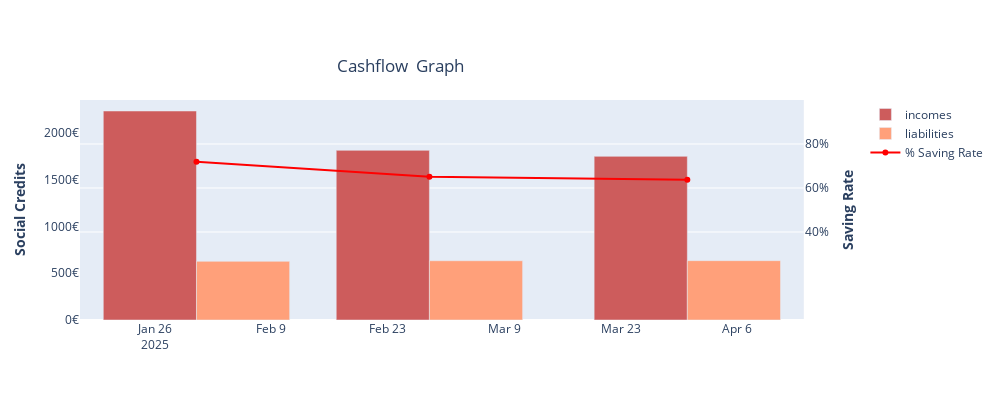

Notebook code cell kept with this figure:
### Code cell
fig_cashflow = FinPlot.plot_cashflow(df_m_cashflow)
fig_cashflow.show()

### Figure 1 — Plotly figure (JSON) as saved in the notebook; plotly's stock layout.template omitted (floating-point values rounded to 4 significant figures)
{"data": [{"marker": {"color": "indianred"}, "name": "incomes", "type": "bar", "x": ["2025-01-31T00:00:00", "2025-02-28T00:00:00", "2025-03-31T00:00:00"], "xaxis": "x", "y": [2231, 1811, 1747.0], "yaxis": "y"}, {"marker": {"color": "lightsalmon"}, "name": "liabilities", "type": "bar", "x": ["2025-01-31T00:00:00", "2025-02-28T00:00:00", "2025-03-31T00:00:00"], "xaxis": "x", "y": [626.0, 632.6, 633.4], "yaxis": "y"}, {"line": {"color": "red"}, "name": "% Saving Rate", "type": "scatter", "x": ["2025-01-31T00:00:00", "2025-02-28T00:00:00", "2025-03-31T00:00:00"], "xaxis": "x", "y": [71.94, 65.07, 63.74], "yaxis": "y2"}], "layout": {"barmode": "group", "height": 400, "title": {"text": "Cashflow  Graph", "x": 0.4, "y": 0.85}, "width": 1000, "xaxis": {"anchor": "y", "domain": [0, 0.94], "tickangle": 0}, "yaxis": {"anchor": "x", "domain": [0, 1], "showgrid": false, "side": "left", "tickmode": "array", "ticktext": ["0€", "500€", "1000€", "1500€", "2000€", "2500€"], "tickvals": [0, 500, 1000, 1500, 2000, 2500], "title": {"text": "<b>Social Credits</b>"}}, "yaxis2": {"anchor": "x", "overlaying": "y", "range": [0, 100], "side": "right", "tickmode": "array", "ticktext": ["40%", "60%", "80%"], "tickvals": [40, 60, 80], "title": {"text": "<b>Saving Rate</b>"}}}}
